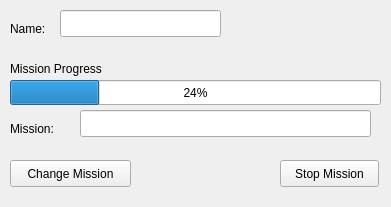
<?xml version="1.0" encoding="UTF-8"?>
<ui version="4.0">
 <class>widget</class>
 <widget class="QWidget" name="widget">
  <property name="windowModality">
   <enum>Qt::WindowModal</enum>
  </property>
  <property name="geometry">
   <rect>
    <x>0</x>
    <y>0</y>
    <width>391</width>
    <height>207</height>
   </rect>
  </property>
  <property name="minimumSize">
   <size>
    <width>391</width>
    <height>207</height>
   </size>
  </property>
  <property name="windowTitle">
   <string>Dialog</string>
  </property>
  <widget class="QLabel" name="label">
   <property name="geometry">
    <rect>
     <x>10</x>
     <y>20</y>
     <width>51</width>
     <height>17</height>
    </rect>
   </property>
   <property name="text">
    <string>Name:</string>
   </property>
  </widget>
  <widget class="QLineEdit" name="uavNameEdit">
   <property name="geometry">
    <rect>
     <x>60</x>
     <y>10</y>
     <width>161</width>
     <height>27</height>
    </rect>
   </property>
  </widget>
  <widget class="QLabel" name="label_2">
   <property name="geometry">
    <rect>
     <x>10</x>
     <y>60</y>
     <width>121</width>
     <height>17</height>
    </rect>
   </property>
   <property name="text">
    <string>Mission Progress</string>
   </property>
  </widget>
  <widget class="QProgressBar" name="missionProgressBar">
   <property name="geometry">
    <rect>
     <x>10</x>
     <y>80</y>
     <width>371</width>
     <height>25</height>
    </rect>
   </property>
   <property name="value">
    <number>24</number>
   </property>
  </widget>
  <widget class="QLabel" name="label_3">
   <property name="geometry">
    <rect>
     <x>10</x>
     <y>120</y>
     <width>61</width>
     <height>17</height>
    </rect>
   </property>
   <property name="text">
    <string>Mission:</string>
   </property>
  </widget>
  <widget class="QLineEdit" name="missionName">
   <property name="geometry">
    <rect>
     <x>80</x>
     <y>110</y>
     <width>291</width>
     <height>27</height>
    </rect>
   </property>
  </widget>
  <widget class="QPushButton" name="changeMissionButton">
   <property name="geometry">
    <rect>
     <x>10</x>
     <y>160</y>
     <width>121</width>
     <height>27</height>
    </rect>
   </property>
   <property name="text">
    <string>Change Mission</string>
   </property>
  </widget>
  <widget class="QPushButton" name="stopMissionButton">
   <property name="geometry">
    <rect>
     <x>280</x>
     <y>160</y>
     <width>99</width>
     <height>27</height>
    </rect>
   </property>
   <property name="text">
    <string>Stop Mission</string>
   </property>
  </widget>
  <widget class="QWidget" name="verticalWidget" native="true">
   <property name="geometry">
    <rect>
     <x>-1</x>
     <y>-1</y>
     <width>401</width>
     <height>201</height>
    </rect>
   </property>
   <property name="minimumSize">
    <size>
     <width>401</width>
     <height>201</height>
    </size>
   </property>
   <layout class="QVBoxLayout" name="verticalLayout" stretch="0">
    <item>
     <layout class="QHBoxLayout" name="horizontalLayout">
      <item>
       <layout class="QVBoxLayout" name="verticalLayout_2">
        <item>
         <spacer name="horizontalSpacer">
          <property name="orientation">
           <enum>Qt::Horizontal</enum>
          </property>
          <property name="sizeHint" stdset="0">
           <size>
            <width>40</width>
            <height>20</height>
           </size>
          </property>
         </spacer>
        </item>
        <item>
         <spacer name="verticalSpacer">
          <property name="orientation">
           <enum>Qt::Vertical</enum>
          </property>
          <property name="sizeHint" stdset="0">
           <size>
            <width>20</width>
            <height>40</height>
           </size>
          </property>
         </spacer>
        </item>
       </layout>
      </item>
     </layout>
    </item>
   </layout>
  </widget>
 </widget>
 <resources/>
 <connections/>
</ui>
